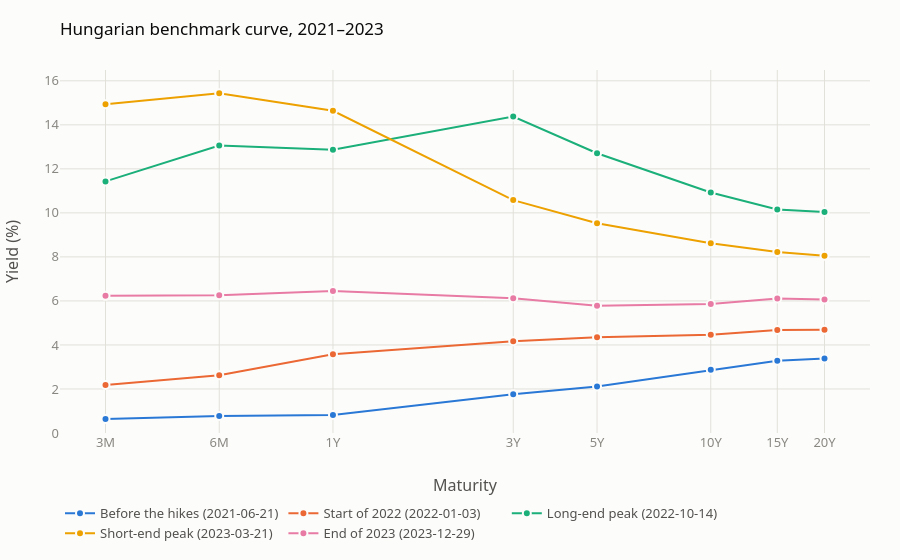

Notebook code for this chart:
### Markdown cell above
### The curve through the shock

Five snapshots. The two peaks are found from the data: the day the 10Y was highest in 2022, and the day the 3M bill was highest in 2023.

### Code cell
long_end_peak = hu.loc["2022", "10Y"].idxmax()
short_end_peak = hu.loc["2023", "3M"].idxmax()

HU_DATES = {
    "Before the hikes": "2021-06-21",
    "Start of 2022": "2022-01-03",
    "Long-end peak": long_end_peak,
    "Short-end peak": short_end_peak,
    "End of 2023": "2023-12-29",
}
plots.curve_snapshots(hu, HU_DATES, title="Hungarian benchmark curve, 2021–2023")

### Figure 1 — Plotly figure (JSON) as saved in the notebook; plotly's stock layout.template omitted (floating-point values rounded to 4 significant figures)
{"data": [{"customdata": ["3M", "6M", "1Y", "3Y", "5Y", "10Y", "15Y", "20Y"], "hovertemplate": "%{customdata}: %{y:.2f}%", "line": {"width": 2}, "marker": {"line": {"color": "#fcfcfb", "width": 2}, "size": 8}, "mode": "lines+markers", "name": "Before the hikes (2021-06-21)", "type": "scatter", "x": [0.25, 0.5, 1.0, 3.0, 5.0, 10.0, 15.0, 20.0], "y": [0.64, 0.77, 0.82, 1.76, 2.11, 2.87, 3.28, 3.39]}, {"customdata": ["3M", "6M", "1Y", "3Y", "5Y", "10Y", "15Y", "20Y"], "hovertemplate": "%{customdata}: %{y:.2f}%", "line": {"width": 2}, "marker": {"line": {"color": "#fcfcfb", "width": 2}, "size": 8}, "mode": "lines+markers", "name": "Start of 2022 (2022-01-03)", "type": "scatter", "x": [0.25, 0.5, 1.0, 3.0, 5.0, 10.0, 15.0, 20.0], "y": [2.18, 2.62, 3.58, 4.17, 4.35, 4.46, 4.68, 4.69]}, {"customdata": ["3M", "6M", "1Y", "3Y", "5Y", "10Y", "15Y", "20Y"], "hovertemplate": "%{customdata}: %{y:.2f}%", "line": {"width": 2}, "marker": {"line": {"color": "#fcfcfb", "width": 2}, "size": 8}, "mode": "lines+markers", "name": "Long-end peak (2022-10-14)", "type": "scatter", "x": [0.25, 0.5, 1.0, 3.0, 5.0, 10.0, 15.0, 20.0], "y": [11.43, 13.06, 12.87, 14.38, 12.71, 10.93, 10.15, 10.04]}, {"customdata": ["3M", "6M", "1Y", "3Y", "5Y", "10Y", "15Y", "20Y"], "hovertemplate": "%{customdata}: %{y:.2f}%", "line": {"width": 2}, "marker": {"line": {"color": "#fcfcfb", "width": 2}, "size": 8}, "mode": "lines+markers", "name": "Short-end peak (2023-03-21)", "type": "scatter", "x": [0.25, 0.5, 1.0, 3.0, 5.0, 10.0, 15.0, 20.0], "y": [14.94, 15.44, 14.64, 10.58, 9.53, 8.62, 8.22, 8.05]}, {"customdata": ["3M", "6M", "1Y", "3Y", "5Y", "10Y", "15Y", "20Y"], "hovertemplate": "%{customdata}: %{y:.2f}%", "line": {"width": 2}, "marker": {"line": {"color": "#fcfcfb", "width": 2}, "size": 8}, "mode": "lines+markers", "name": "End of 2023 (2023-12-29)", "type": "scatter", "x": [0.25, 0.5, 1.0, 3.0, 5.0, 10.0, 15.0, 20.0], "y": [6.23, 6.26, 6.45, 6.12, 5.78, 5.86, 6.11, 6.07]}], "layout": {"hovermode": "x unified", "legend": {"orientation": "h", "x": 0, "y": -0.18, "yanchor": "top"}, "margin": {"b": 120}, "title": {"text": "Hungarian benchmark curve, 2021–2023"}, "xaxis": {"ticktext": ["3M", "6M", "1Y", "3Y", "5Y", "10Y", "15Y", "20Y"], "tickvals": [0.25, 0.5, 1.0, 3.0, 5.0, 10.0, 15.0, 20.0], "title": {"text": "Maturity"}, "type": "log"}, "yaxis": {"rangemode": "tozero", "title": {"text": "Yield (%)"}}}}
